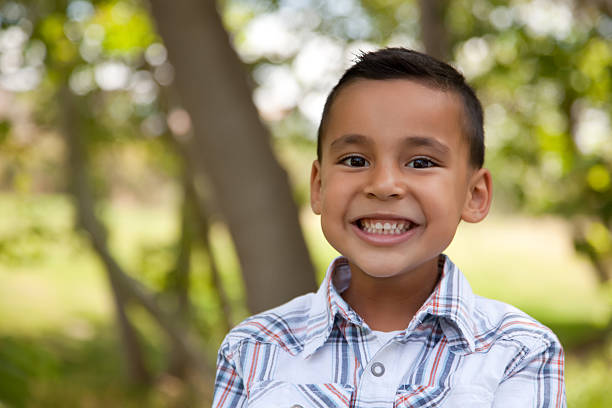
%> input picture 1.jpg, 612 x 408 px
$ octave LOSS.m   (GNU Octave 9; MATLAB toolbox functions it lacks are replaced by stand-ins)
%> lines starting %> are read from the running program, lines starting %| are printed output that depends on the picture
% Enhanced Lossless Color Image Compression using PNG and Huffman Coding

% Step 1: Read a color image with user input
[filename, pathname] = uigetfile({'*.png;*.jpg;*.bmp;*.tiff', 'Image Files (*.png, *.jpg, *.bmp, *.tiff)'; ...
                                  '*.png', 'PNG Files (*.png)'; ...
                                  '*.jpg', 'JPEG Files (*.jpg)'; ...
                                  '*.bmp', 'Bitmap Files (*.bmp)'; ...
                                  '*.tiff', 'TIFF Files (*.tiff)'}, ...
                                  'Select an Image');
%> the answer given: 1.jpg

% Check if the user selected a file
if isequal(filename, 0) || isequal(pathname, 0)
    error('No file selected. Please select a valid image file.');
else
    img = imread(fullfile(pathname, filename));
%> img is the input picture: size 408x612x3 uint8; mean R, G, B 156.8, 147, 107.9
end


% Step 2: Save the original image size
originalSize = whos('img');
originalSizeInBytes = originalSize.bytes;

% Step 3: Compress the image using PNG format
imwrite(img, 'compressed_image.png', 'png');

% Get size of the compressed image
compressedInfo = dir('compressed_image.png');
compressedSizeInBytes = compressedInfo.bytes;

% Step 4: Implement Huffman Coding for each color channel
R = img(:,:,1);
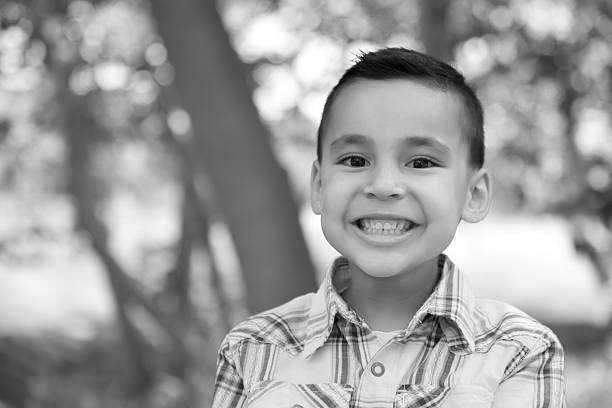
%> R: size 408x612 uint8; min 0, max 255, mean 156.8
G = img(:,:,2);
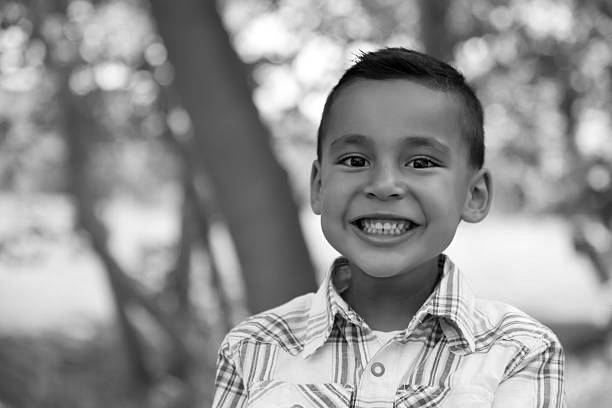
%> G: size 408x612 uint8; min 0, max 255, mean 147
B = img(:,:,3);
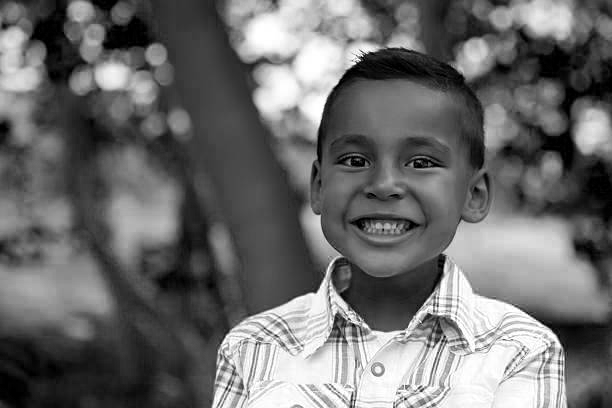
%> B: size 408x612 uint8; min 0, max 255, mean 107.9

function [encodedImg, dict] = huffman_encode(channel)
    [counts, binLocations] = imhist(channel);
%> counts = 256 values, max 2488 at index 104, min 2 at index 3, mean 975.4; binLocations = 256 values from 0 to 255
    probabilities = counts / sum(counts);
%> probabilities = 256 values, max 0.00996 at index 104, min 8.01e-06 at index 3, mean 0.00391
    symbols = num2cell(binLocations);
%> symbols = 256 items
%> (the run ends here)
